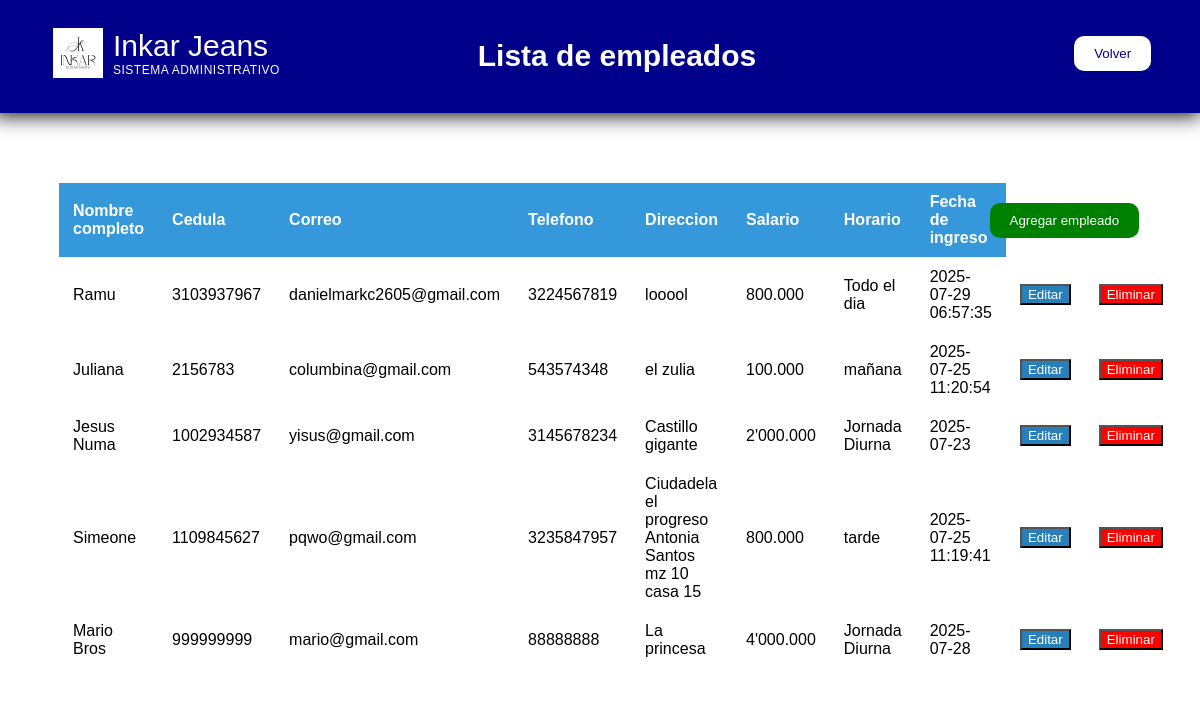
The app's page /empleados with its own data.
### app.py (models this page shows)
class Empleado(tablita):
    __tablename__="Empleados"
    id=Column(Integer, primary_key=True)
    nombre=Column(String(50), nullable=False)
    cedula=Column(String(50), nullable=False)
    correo=Column(String(50), nullable=False)
    telefono=Column(String(50), nullable=False)
    direccion=Column(String(50), nullable=False)
    salario=Column(String(50), nullable=False)
    horario=Column(String(50), nullable=False)
    fechaingreso=Column(String(50), default=datetime.now().strftime("%Y-%m-%d"))

### app.py (the view)
@app.route('/empleados')
def empleados():
    lista_empleados=session.query(Empleado).all()
    return render_template('empleados.html', empleados=lista_empleados)

### templates/empleados.html (shortened to what this page needs)
<!DOCTYPE html>
<html>
    <head>
        <link rel="stylesheet" href="{{url_for('static', filename='empleados.css')}}">
    </head>
    <body>
        <div class="contenedor">
            <div class="logo">
                <img src="{{url_for('static', filename='imgs/logoInkar.jpg')}}">
                <div class="titu">
                    Inkar Jeans<br>
                    <span>SISTEMA ADMINISTRATIVO</span>
                </div>
            </div>
            <h2>Lista de empleados</h2>
            <a href="{{url_for('administracion')}}"><button class="botonvolver">Volver</button></a>
        </div>
        <section class="panel">
            <a href="{{url_for('agregar_empleado')}}"><button class="agregaremple">Agregar empleado</button></a>
            <table>
                <thead>
                    <tr>
                        <th>Nombre completo</th>
                        <th>Cedula</th>
                        <th>Correo</th>
                        <th>Telefono</th>
                        <th>Direccion</th>
                        <th>Salario</th>
                        <th>Horario</th>
                        <th>Fecha de ingreso</th>
                    </tr>
                </thead>
                <tbody>
                    {% for dato in empleados %}
                    <tr>
                        <td>{{dato.nombre}}</td>
                        <td>{{dato.cedula}}</td>
                        <td>{{dato.correo}}</td>
                        <td>{{dato.telefono}}</td>
                        <td>{{dato.direccion}}</td>
                        <td>{{dato.salario}}</td>
                        <td>{{dato.horario}}</td>
                        <td>{{dato.fechaingreso}}</td>
                        <td>
                            <a href="{{url_for('editar_empleado', id=dato.id)}}"><button>Editar</button></a>
                        </td>
                        <td>
                            <form method="POST" action="{{url_for('eliminar_empleado', id=dato.id)}}" onsubmit="return confirm('¿Seguro que quiere eliminar este empleado?');">
                                <button type="submit">Eliminar</button>
                            </form>
                        </td>
                    </tr>
                    {% endfor %}
                </tbody>
            </table>
        </section>
    </body>
</html>

### static/empleados.css (style rules this page uses)
body { background-color: transparent; background-image: url(https://media.istockphoto.com/id/1305533078/photo/multicolored-straight-strands-texture-background-sewing-equipment-loom-equipment-at-a-garment.jpg?s=612x612&w=0&k=20&c=zGDhSsF_nCyM7vIA0WB3dIqkHE_TpNRDRxWDAqpLFlI=); background-repeat: no-repeat; background-size: cover; font-family: Arial, Helvetica, sans-serif; color: black; }
.contenedor { background-color: darkblue; box-shadow: 0 2px 20px black; padding: 20px 50px; display: flex; justify-content: space-between; align-items: center; position: relative; bottom: 14px; right: 15px; width: 93.6%; }
.panel { background-color: white; border-radius: 10px; box-shadow: 0, 2px 6px rgb(0, 0, 0, 0.1); max-width: 1200px; margin: auto; padding: 5px 50px; border: 1px solid white; }
h2 { text-align: center; margin-bottom: 20px; color: white; position: relative; right: 50px; font-size: 30px; }
.logo { display: flex; position: relative; left: 10px; }
.logo img { width: 50px; height: 50px; }
.logo span { display: block; letter-spacing: 0.5px; color: snow; font-size: 12px; }
.titu { color: snow; position: relative; font-size: 30px; left: 10px; top: 1px }
.agregaremple { background-color: green; color: white; border: none; border-radius: 10px; padding: 10px 16px; cursor: pointer; margin-bottom: 15px; padding: 10px 20px; position: relative; left: 86%; top: 70px; }
.botonvolver { background-color: white; color: darkblue; cursor: pointer; border: none; border-radius: 10px; padding: 10px 20px; }
table { width: 100%; border-collapse: collapse; margin-bottom: 20px; }
thead { background-color: #3498db; color: white; }
th, td { padding: 10px 14px; text-align: left; border-bottom: 1px solid white; }
button { background-color: #2980b9; color: white; }
button[type="submit"] { background-color: red; color: white; }

### records on screen
Empleado: nombre "Ramu", cedula "3103937967", correo "danielmarkc2605@gmail.com", telefono "3224567819", direccion "looool", salario "800.000", horario "Todo el dia", fechaingreso "2025-07-29 06:57:35"
Empleado: nombre "Juliana", cedula "2156783", correo "columbina@gmail.com", telefono "543574348", direccion "el zulia", salario "100.000", horario "mañana", fechaingreso "2025-07-25 11:20:54"
Empleado: nombre "Jesus Numa", cedula "1002934587", correo "yisus@gmail.com", telefono "3145678234", direccion "Castillo gigante", salario "2'000.000", horario "Jornada Diurna", fechaingreso "2025-07-23"
Empleado: nombre "Simeone", cedula "1109845627", correo "pqwo@gmail.com", telefono "3235847957", direccion "Ciudadela el progreso Antonia Santos mz 10 casa 15", salario "800.000", horario "tarde", fechaingreso "2025-07-25 11:19:41"
Empleado: nombre "Mario Bros", cedula "999999999", correo "mario@gmail.com", telefono "88888888", direccion "La princesa", salario "4'000.000", horario "Jornada Diurna", fechaingreso "2025-07-28"
